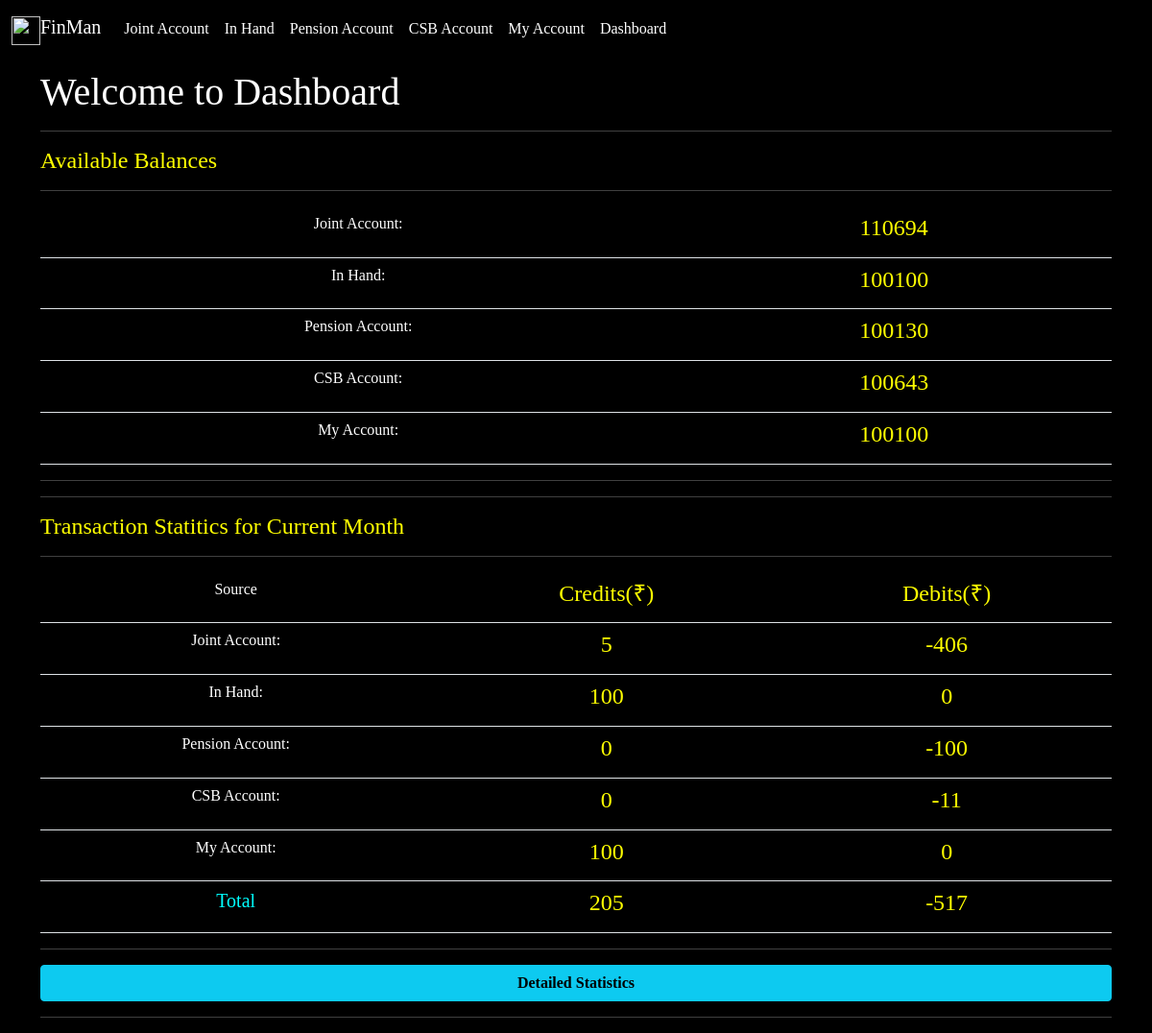
/dashboard/, run on the app's committed database.
### FinManApp/models.py (models this page shows)
class JointAccountModel(models.Model):
    date_time  = models.CharField(max_length=200 ,null=True)
    available_balance =  models.CharField(max_length=200 ,null=True)
    amount = models.IntegerField(null=True)
    title =  models.CharField(max_length=200 ,null=True)
    description =  models.TextField(null=True)
    month = models.CharField(max_length=200 ,blank=True)
    year = models.CharField(max_length=200 ,blank=True)
    def __str__(self):
        return self.available_balance

class InHandModel(models.Model):
    date_time  = models.CharField(max_length=200 ,null=True)
    available_balance =  models.CharField(max_length=200 ,null=True)
    amount = models.IntegerField(null=True)
    title =  models.CharField(max_length=200 ,null=True)
    description =  models.TextField(null=True)
    month = models.CharField(max_length=200 ,blank=True)
    year = models.CharField(max_length=200 ,blank=True)
    def __str__(self):
        return self.available_balance

class PensionAccountModel(models.Model):
    date_time  = models.CharField(max_length=200 ,null=True)
    available_balance =  models.CharField(max_length=200 ,null=True)
    amount = models.IntegerField(null=True)
    title =  models.CharField(max_length=200 ,null=True)
    description =  models.TextField(null=True)
    month = models.CharField(max_length=200 ,blank=True)
    year = models.CharField(max_length=200 ,blank=True)
    def __str__(self):
        return self.available_balance

class CSBAccountModel(models.Model):
    date_time  = models.CharField(max_length=200 ,null=True)
    available_balance =  models.CharField(max_length=200 ,null=True)
    amount = models.IntegerField(null=True)
    title =  models.CharField(max_length=200 ,null=True)
    description =  models.TextField(null=True)
    month = models.CharField(max_length=200 ,blank=True)
    year = models.CharField(max_length=200 ,blank=True)
    def __str__(self):
        return self.available_balance

class MyAccountModel(models.Model):
    date_time  = models.CharField(max_length=200 ,null=True)
    available_balance =  models.CharField(max_length=200 ,null=True)
    amount = models.IntegerField(null=True)
    title =  models.CharField(max_length=200 ,null=True)
    description =  models.TextField(null=True)
    month = models.CharField(max_length=200 ,blank=True)
    year = models.CharField(max_length=200 ,blank=True)
    def __str__(self):
        return self.available_balance

### FinManApp/views.py (the view)
# urls.py: path('dashboard/', views.dashboard, name = 'dashboard'),
def dashboard(request):
    mydate = datetime.now()
    curr_month = mydate.strftime("%m")
    curr_year = mydate.strftime("%Y")
    jointcredit = jointdebit = csbcredit=csbdebit=0
    pensioncredit=pensiondebit=inhandcredit=inhanddebit=mycredit=mydebit= 0
    totalcredit = totaldebit = 0
    joint = JointAccountModel.objects.all().last()
    csb = CSBAccountModel.objects.all().last()
    pension = PensionAccountModel.objects.all().last()
    inhand = InHandModel.objects.all().last()
    my = MyAccountModel.objects.all().last()
    joint_all = JointAccountModel.objects.filter(month=curr_month , year = curr_year).values('amount')
    for v in joint_all:
                if v['amount'] >  0:
                    jointcredit =jointcredit + v['amount']
                else:
                    jointdebit = jointdebit + v['amount']
    csb_all = CSBAccountModel.objects.filter(month=curr_month , year = curr_year).values('amount')
    for v in csb_all:
                if v['amount'] >  0:
                    csbcredit =csbcredit + v['amount']
                else:
                    csbdebit = csbdebit + v['amount']
    pension_all = PensionAccountModel.objects.filter(month=curr_month , year = curr_year).values('amount')
    for v in pension_all:
                if v['amount'] >  0:
                    pensioncredit =pensioncredit + v['amount']
                else:
                    pensiondebit = pensiondebit + v['amount']
    inhand_all = InHandModel.objects.filter(month=curr_month , year = curr_year).values('amount')
    for v in inhand_all:
                if v['amount'] >  0:
                    inhandcredit =inhandcredit + v['amount']
                else:
                    inhanddebit = inhanddebit + v['amount']
    my_all = MyAccountModel.objects.filter(month=curr_month , year = curr_year).values('amount')
    for v in my_all:
                if v['amount'] >  0:
                    mycredit =mycredit + v['amount']
                else:
                    mydebit = mydebit + v['amount']
    totalcredit = jointcredit+mycredit+csbcredit+pensioncredit+inhandcredit
    totaldebit = jointdebit+mydebit+csbdebit+pensiondebit+inhanddebit
    context ={'joint':joint,'csb':csb,'pension':pension,'inhand':inhand,
            'my':my,'joint_all':joint_all,
            'jointcredit':jointcredit,'jointdebit':jointdebit,
            'csbcredit':csbcredit,'csbdebit':csbdebit,
            'pensioncredit':pensioncredit,'pensiondebit':pensiondebit,
            'mycredit':mycredit,'mydebit':mydebit,
            'inhandcredit':inhandcredit,'inhanddebit':inhanddebit,
            'totalcredit':totalcredit,'totaldebit':totaldebit,}
    return render(request, "dashboard.html" ,context)

### FinManApp/templates/dashboard.html (shortened to what this page needs)
{% extends 'menubar.html' %}
{% block content %}
<body style="background-color: black;color: white;">
    <br><br><br>
    <h1 >Welcome to Dashboard</h1>
    <hr>
    <h4 >Available Balances</h4>
    <hr>
  <table class="table">
    <tr>
      <td><h6>Joint Account:</h6></td>
      <td><h4>{{joint}}</h4> </td>
    </tr>
    <tr>
      <td><h6>In Hand:</h6></td>
      <td><h4>{{inhand}}</h4> </td>
    </tr>
    <tr>
      <td><h6>Pension Account:</h6></td>
      <td><h4>{{pension}}</h4> </td>
    </tr>
    <tr>
      <td><h6>CSB Account:</h6></td>
      <td><h4>{{csb}}</h4> </td>
    </tr>
    <tr>
      <td><h6>My Account: </h6></td>
      <td><h4>{{my}}</h4> </td>
    </tr>
  </table>
<hr>
<hr>
    <h4 >Transaction Statitics for Current Month</h4>
    <hr>
  <table class="table">
    <tr>
      <td><h6>Source</h6></td>
      <td><h4>Credits(₹)</h4> </td>
      <td><h4>Debits(₹)</h4> </td>
    </tr>
    <tr>
      <td><h6>Joint Account:</h6></td>
      <td><h4>{{jointcredit}}</h4> </td>
      <td><h4>{{jointdebit}}</h4> </td>
    </tr>
    <tr>
      <td><h6>In Hand:</h6></td>
      <td><h4>{{inhandcredit}}</h4> </td>
      <td><h4>{{inhanddebit}}</h4> </td>
    </tr>
    <tr>
      <td><h6>Pension Account:</h6></td>
      <td><h4>{{pensioncredit}}</h4> </td>
      <td><h4>{{pensiondebit}}</h4> </td>
    </tr>
    <tr>
      <td><h6>CSB Account:</h6></td>
      <td><h4>{{csbcredit}}</h4> </td>
      <td><h4>{{csbdebit}}</h4> </td>
    </tr>
    <tr>
      <td><h6>My Account: </h6></td>
      <td><h4>{{mycredit}}</h4> </td>
      <td><h4>{{mydebit}}</h4> </td>
    </tr>
    <tr>
      <td><h5 style="color:cyan;">Total </h6></td>
      <td><h4>{{totalcredit}}</h4> </td>
      <td><h4>{{totaldebit}}</h4> </td>
    </tr>
  </table>
<hr>
<div class="d-grid gap-2">
  <a class="btn btn-info" href="{% url 'statistics' %}"><b>Detailed Statistics</b></a>
</div>
<hr>
</body>
{% endblock %}

### FinManApp/templates/menubar.html (style rules this page uses)
td { text-align: center; }
body { background: black; }

### FinManApp/templates/dashboard.html (style rules this page uses)
h4,h5 { color: yellow; }
h6 { color: white; }

### data on the page
JointAccountModel: available_balance "110694"
InHandModel: available_balance "100100"
PensionAccountModel: available_balance "100130"
CSBAccountModel: available_balance "100643"
MyAccountModel: available_balance "100100"

### other printed values
{{ jointcredit }} "5"
{{ jointdebit }} "-406"
{{ inhandcredit }} "100"
{{ inhanddebit }} "0"
{{ pensioncredit }} "0"
{{ pensiondebit }} "-100"
{{ csbcredit }} "0"
{{ csbdebit }} "-11"
{{ mycredit }} "100"
{{ mydebit }} "0"
{{ totalcredit }} "205"
{{ totaldebit }} "-517"
